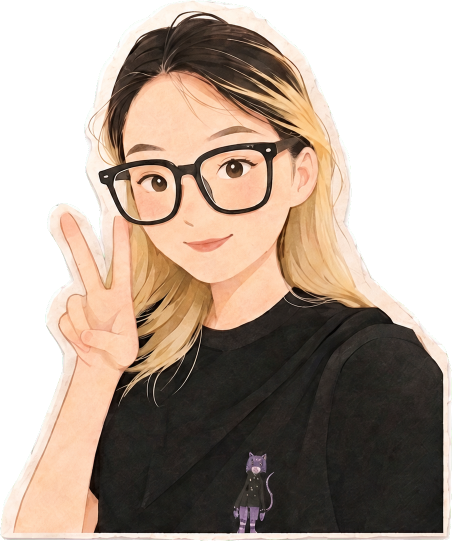
#> input picture assets/rika-peace-transparent.png, 904 x 1082 px, given in place of exec-99838b86-5bfb-42aa-8d9f-64c2d672b373.png, which was not available (shown at 1/2 size)
$ python fix_broken_portraits.py
#> lines starting #> are read from the running program, lines starting #| are printed output that depends on the picture; pictures that were not available may be replaced by others from this repository, and a replacement may not be noted
from pathlib import Path
import re
import shutil

from PIL import Image


ROOT = Path(__file__).resolve().parents[1]
ASSETS = ROOT / "assets"
INDEX = ROOT / "index.html"
BACKUPS = ROOT / "backups"

PORTRAITS = (
    (
        Path("/Users/ranweijia/.codex/generated_images/019fd975-c56e-7423-a346-37bcc912bed2/exec-99838b86-5bfb-42aa-8d9f-64c2d672b373.png"),
        "rika-standing-transparent-20260812.png",
        "Illustrated portrait of Rika standing among cherry blossoms",
        ("rika-standing-cutout-v4.png", "rika-standing-cutout-v5.png"),
    ),
    (
        Path("/Users/ranweijia/.codex/generated_images/019fd975-c56e-7423-a346-37bcc912bed2/exec-4645dbf6-2813-4315-a99f-0f8452494d38.png"),
        "rika-peace-transparent-20260812.png",
        "Illustrated portrait of Rika making a peace sign",
        ("rika-peace-cutout-v4.png", "rika-peace-cutout-v5.png"),
    ),
)


def chroma_key(source: Path, destination: Path) -> None:
    image = Image.open(source).convert("RGBA")
#> image is the input picture: PIL image 904x1082 RGBA; mean R, G, B, A 101.3, 90.2, 75.3, 178.3
    pixels = []
    for red, green, blue, _ in image.getdata():
        dominance = green - max(red, blue)
        if green > 105 and dominance > 28:
            # Feather the green-screen edge while retaining the cream paper border.
            alpha = 0 if dominance >= 62 else round(255 * (62 - dominance) / 34)
            alpha = max(0, min(255, alpha))
            green = min(green, max(red, blue) + 12)
            pixels.append((red, green, blue, alpha))
        else:
            pixels.append((red, green, blue, 255))
#> this loop made 978128 passes
#> (red, green, blue) on passes 1 to 3: (3, 18, 10), (3, 18, 10), (3, 18, 10)
#> after the loop, pixels = 978128 items
    image.putdata(pixels)
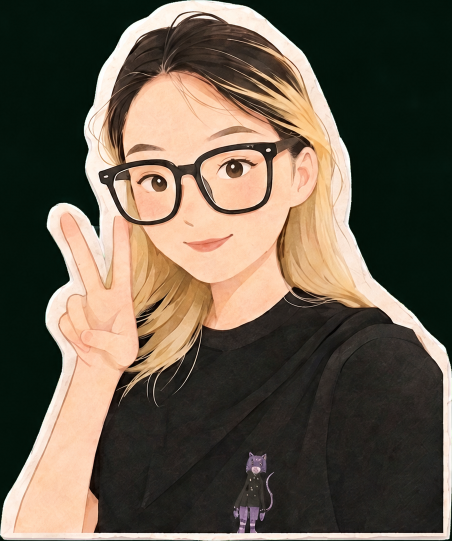
#> image: PIL image 904x1082 RGBA (shown at 1/2 size); mean R, G, B, A 101.3, 90.2, 75.3, 255
    destination.parent.mkdir(parents=True, exist_ok=True)
    image.save(destination, "PNG", optimize=True)
    # Force a decode now so a corrupt output can never be installed in the page.
    with Image.open(destination) as check:
        check.load()
        if check.mode != "RGBA":
            raise RuntimeError(f"Expected RGBA output: {destination}")


def replace_portrait_tag(html: str, alt: str, source: str) -> str:
    img_re = re.compile(r"<img\b[^>]*>", re.I | re.S)

    def edit(match: re.Match[str]) -> str:
        tag = match.group(0)
        if not re.search(rf"\balt\s*=\s*(['\"])\s*{re.escape(alt)}\s*\1", tag, re.I | re.S):
            return tag
        tag = re.sub(
            r"\s+(?:src|srcset|sizes)\s*=\s*(?:\"[^\"]*\"|'[^']*')",
            "",
            tag,
            flags=re.I | re.S,
        )
        return tag.replace("<img", f'<img src="{source}"', 1)

    return img_re.sub(edit, html)


def main() -> None:
    ASSETS.mkdir(parents=True, exist_ok=True)
    BACKUPS.mkdir(parents=True, exist_ok=True)

    for source, filename, _, aliases in PORTRAITS:
        output = ASSETS / filename
        chroma_key(source, output)
        # Repair old aliases as well, so cached or legacy responsive references remain valid.
        for alias in aliases:
            shutil.copy2(output, ASSETS / alias)
#> pass 2 of the loop in main, `for source, filename, _, aliases in PORTRAITS:`:
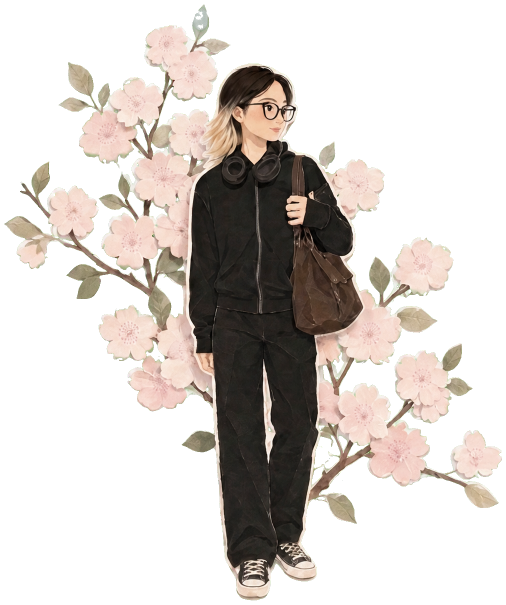
#> input picture assets/rika-standing-cutout-v2.png, 1012 x 1209 px, given in place of exec-4645dbf6-2813-4315-a99f-0f8452494d38.png, which was not available (shown at 1/2 size)
#> in chroma_key, image is the input picture: PIL image 1012x1209 RGBA; mean R, G, B, A 63.7, 68.6, 60.4, 99.2
#> the loop in chroma_key (call 2), `for red, green, blue, _ in image.getdata():` made 1223508 passes
#> (red, green, blue, dominance) on passes 1 to 3: (7, 25, 19, 6), (7, 26, 20, 6), (8, 26, 20, 6)
#> after the loop in chroma_key (call 2), `for red, green, blue, _ in image.getdata():`: alpha = 240; pixels = 1223508 items
#> in chroma_key (call 2), `image.putdata(pixels)`:
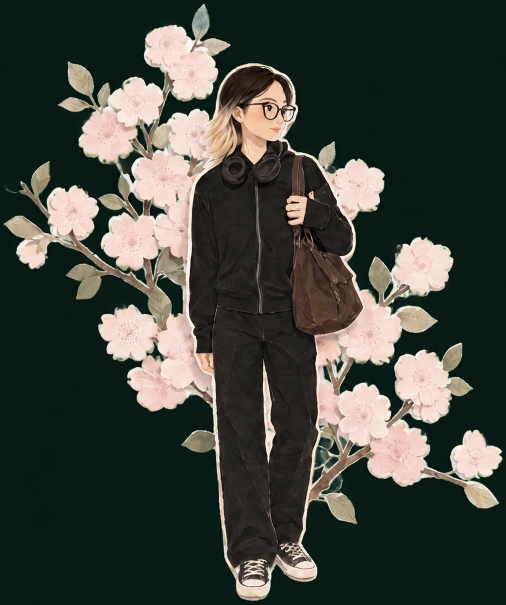
#> image: PIL image 1012x1209 RGBA (shown at 1/2 size); mean R, G, B, A 63.7, 68.6, 60.4, 255; transparent parts drawn white

#> (the run stopped early here; a loop or call above may not have finished)
